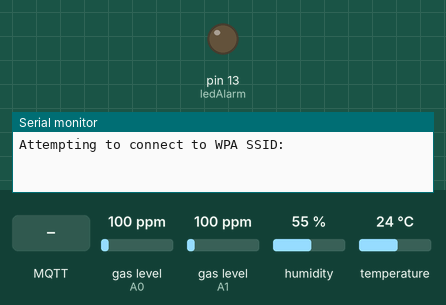
Recording of a sketch running on a simulated Arduino Uno, built for the host (arithmetic inside an expression is 32-bit, double 64-bit). Parts: output pins drawn as LEDs (lit = HIGH), the last lines printed to the serial monitor. The test bench sets the inputs (shaded band); at power-on: gas level (sensors on A0, A1) 100 ppm, humidity 55 %, temperature 24 °C. WiFi joins after 1.5 s; servers stay silent unless stated; no MQTT or app messages arrive unless stated; not simulated (calls return 0 or success): Secrets.h.

Above: at 0.1 s.
At 2.7 s:
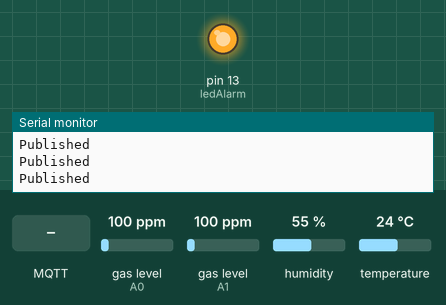
2.8 s: MQTT message "1" arrives on the first subscribed topic
5.1 s: MQTT message "on" arrives on the first subscribed topic
7.1 s: MQTT message "off" arrives on the first subscribed topic
Timing chart, 0 to 10.1 s (numbered marks = the images above; inputs shaded):
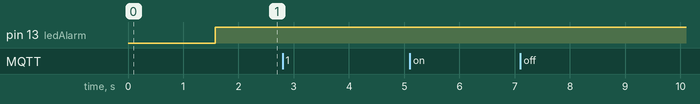

The sketch:

coal_mine_monitor.ino
```cpp
#include <LowPower.h>
#include <MQUnifiedsensor.h>
#include <PubSubClient.h>
#include <SimpleDHT.h>
#include <SoftwareSerial.h>
#include <WiFiEsp.h>

#include <Secrets.h>

const auto pinDHT11 = 8;
const auto pinMQ9   = A1;
const auto pinMQ135 = A0;
const auto ledAlarm = LED_BUILTIN;

int status = WL_IDLE_STATUS; // Wi-Fi status
int secondsAlarm = 0;

#define DEBUG                 0
#define BOARD                 "Arduino UNO"
#define BOARD_ID              1
#define VOLTAGE_RESOLUTION    5
#define ADC_BIT_RESOLUTION    10 // For Arduino UNO/MEGA/NANO
#define R0_MQ9                6
#define R0_MQ135              40

const int  QoS                 = 1;
const char broker[]            = "lamponepi.duckdns.org";
const char board_info_topic[]  = "mine/boards";
const char sensor_data_topic[] = "mine/sensor_data";
const char subscribe_topic[]   = "no_topic";

SimpleDHT11 DHT11(pinDHT11);
MQUnifiedsensor MQ9(BOARD, VOLTAGE_RESOLUTION, ADC_BIT_RESOLUTION, pinMQ9, "MQ-9");
MQUnifiedsensor MQ135(BOARD, VOLTAGE_RESOLUTION, ADC_BIT_RESOLUTION, pinMQ135, "MQ-135");

WiFiEspClient espClient;
PubSubClient mqttClient(espClient);
SoftwareSerial esp(3, 2); // ESP8266 TX, RX connected to these pins

void setup() {
  pinMode(ledAlarm, OUTPUT);
  Serial.begin(9600);
  esp.begin(9600); // max 57600 for virtual serial
  WiFi.init(&esp);

  MQ9.setRegressionMethod(1);
  MQ9.init();
  MQ9.setR0(R0_MQ9);
  MQ135.setRegressionMethod(1);
  MQ135.init();
  MQ135.setR0(R0_MQ135);

  if (WiFi.status() == WL_NO_SHIELD) {
    Serial.println("WiFi shield not present");
    while (true) ; // don't continue
  }
  while (status != WL_CONNECTED) {
    Serial.print("Attempting to connect to WPA SSID: ");
    Serial.println(SSID);
    status = WiFi.begin(SSID, PASS);
  }
  Serial.println("You're connected to the network");

  mqttClient.setServer(broker, 1883);
  mqttClient.setCallback(callback);

  connect(BOARD);
  subscribe(subscribe_topic, QoS);

  byte bssid[6];
  WiFi.BSSID(bssid);

  char publishString[64 + 1];
  sprintf(publishString, "{\"board_id\":%d,\"access_point\":\"%x:%x:%x:%x:%x:%x\"}",
      BOARD_ID, bssid[5], bssid[4], bssid[3], bssid[2], bssid[1], bssid[0]);
  publish(board_info_topic, publishString);
}

void loop() {
  byte temperature=0, humidity=0;
  int CH4=0, CO=0, CO2=0, toluene=0, acetone=0;

  readTemperature(temperature, humidity);
  readMQ9(CH4, CO);
  readMQ135(CO2, toluene, acetone);

  // Keeps the led on for the 5 seconds that follow a dangerous sensing.
  if (isDangerous(CH4, CO, CO2, toluene, acetone)) { digitalWrite(ledAlarm, HIGH); secondsAlarm = 4; }
  else if (secondsAlarm) --secondsAlarm;
  else digitalWrite(ledAlarm, LOW);

  char publishString[200 + 1];
  sprintf(publishString, "{\"board_id\":%d,\"data\":{\"methane\":%d,\"carbon_monoxide\":%d,\"carbon_dioxide\":%d,"
      "\"toluene\":%d,\"acetone\":%d,\"temperature\":%d,\"humidity\":%d}}",
      BOARD_ID, CH4, CO, CO2, toluene, acetone, temperature, humidity);
  publish(sensor_data_topic, publishString);

  if (!mqttClient.connected()) {
    connect(BOARD);
    subscribe(subscribe_topic, QoS);
  }
  mqttClient.loop();

  LowPower.powerDown(SLEEP_1S, ADC_OFF, BOD_OFF);
}

bool isDangerous(int CH4, int CO, int CO2, int toluene, int acetone) {
  return (CH4 > 1000 ||
          CO > 35 ||
          CO2 > 5000 ||
          toluene > 100 ||
          acetone > 250);
}
```

dht11.ino
```cpp
// DHT11 sampling rate is 1Hz.
void readTemperature(byte &temperature, byte &humidity) {
  int err = SimpleDHTErrSuccess;
  if ((err = DHT11.read(&temperature, &humidity, NULL)) != SimpleDHTErrSuccess) {
    Serial.print("Read DHT11 failed, err="); Serial.print(SimpleDHTErrCode(err));
    Serial.print(","); Serial.println(SimpleDHTErrDuration(err)); delay(1000);
    return;
  }

#if DEBUG
  Serial.print("Sample OK: ");
  Serial.print((int)temperature); Serial.print(" *C, ");
  Serial.print((int)humidity); Serial.println(" H");
#endif
}
```

esp.ino
```cpp
void sendATCommand(const String command) {
  Serial.println("Sending an AT command...");
  esp.println(command);
  delay(30);
  while (esp.available()) {
    String inData = esp.readStringUntil('\n');
    Serial.println("Got reponse from ESP8266: " + inData);
  }
}
```

mq.ino
```cpp
void readMQ9(int &CH4, int &CO) {
  MQ9.update();

  MQ9.setA(4269.6); MQ9.setB(-2.648);
  CH4 = round(MQ9.readSensor());

  MQ9.setA(599.65); MQ9.setB(-2.244);
  CO = round(MQ9.readSensor());

#if DEBUG
  Serial.println("|  CH4 |   CO  |");
  Serial.print("|    "); Serial.print(CH4);
  Serial.print("    |    "); Serial.print(CO);
  Serial.println("    |");
#endif
}

void readMQ135(int &CO2, int &toluene, int &acetone) {
  MQ135.update();

  MQ135.setA(110.47); MQ135.setB(-2.862);
  CO2 = round(MQ135.readSensor());

  MQ135.setA(44.947); MQ135.setB(-3.445);
  toluene = round(MQ135.readSensor());

  MQ135.setA(34.668); MQ135.setB(-3.369);
  acetone = round(MQ135.readSensor());

  /*MQ135.setA(605.18); MQ135.setB(-3.937);
  CO = round(MQ135.readSensor());

  MQ135.setA(102.2); MQ135.setB(-2.473);
  NH4 = round(MQ135.readSensor());*/

#if DEBUG
  Serial.println("|  CO2  |  Toluene  |  NH4  |  Acetone  |");
  Serial.print("|   "); Serial.print(CO2);
  Serial.print("   |   "); Serial.print(toluene);
  Serial.print("   |   "); Serial.print(NH4);
  Serial.print("   |   "); Serial.print(acetone);
  Serial.println("   |");
#endif
}
```

mqtt.ino
```cpp
// QoS: 0
void publish(const char* topic, const char* data) {
  if (mqttClient.publish(topic, data))
    Serial.println("Published");
  else
    Serial.println("Not published");
}

// Max QoS: 1
void subscribe(const char* topic, int QoS) {
  if (mqttClient.subscribe(topic, QoS))
    Serial.println("Subscribed");
  else
    Serial.println("Not subscribed");
}

void callback(char* topic, byte* payload, unsigned int length) {
  Serial.print("Message arrived [");
  Serial.print(topic);
  Serial.print("] ");
  for (unsigned int i = 0; i < length; i++) {
    char receivedChar = (char)payload[i];
    Serial.print(receivedChar);
  }
  Serial.println();
}

void connect(const char* client_name) {
  while (!mqttClient.connected()) {
    Serial.print("Attempting MQTT connection...");
    if (mqttClient.connect(client_name)) {
      Serial.println("Connected");
    } else {
      Serial.print("Failed, rc=");
      Serial.print(mqttClient.state());
      Serial.println(" try again in 1 second");
      delay(1000);
    }
  }
}
```
